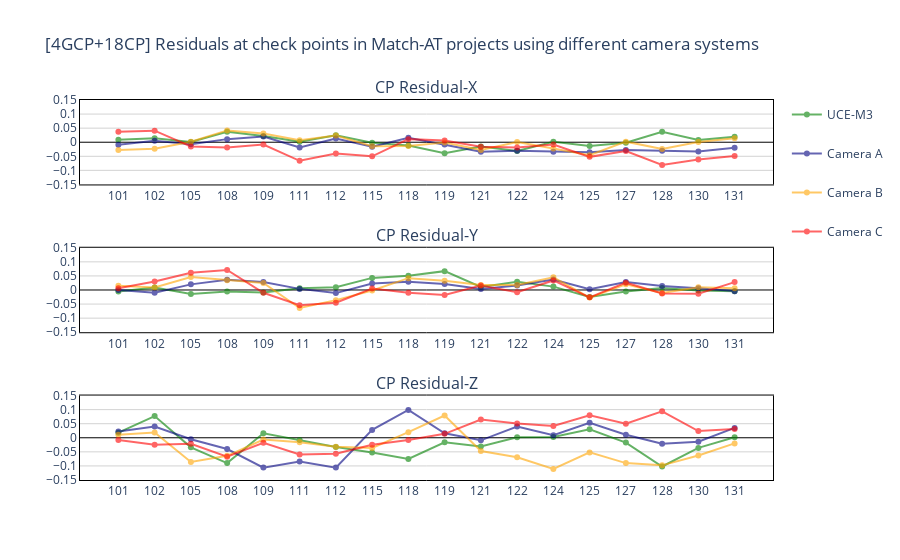

Write notebook code for a chart like this one.
### Code cell
"""[4GCP + 18 CP] Residual-SCATTERPLOT"""
prj_4gcp_list = [prj_4GCP_uce_m3, prj_4GCP_uce_4,
                 prj_4GCP_leica, prj_4GCP_igi]
camera_names = ["UCE-M3", "Camera A", "Camera B", "Camera C"] #A: UCE-4.1, B: DMC-4, C: UM-2
colors = ['green', 'navy', 'orange', 'red']

fig = make_subplots(rows=3, cols=1, subplot_titles=[
                    "CP Residual-X", "CP Residual-Y", "CP Residual-Z"])
for prj, color, name in zip(prj_4gcp_list, colors, camera_names):
    fig.append_trace(go.Scatter(
        name=name,
        x=[str(id) for id in prj.cp_id],
        y=prj.cp_residual[:, 0],
        marker_color=color,
        legendgroup=name
    ),
        row=1,
        col=1
    )
    fig.append_trace(go.Scatter(
        name=name,
        x=[str(id) for id in prj.cp_id],
        y=prj.cp_residual[:, 1],
        marker_color=color,
        showlegend=False,
        legendgroup=name
    ),
        row=2,
        col=1
    )
    fig.append_trace(go.Scatter(
        name=name,
        x=[str(id) for id in prj.cp_id],
        y=prj.cp_residual[:, 2],
        marker_color=color,
        showlegend=False,
        legendgroup=name
    ),
        row=3,
        col=1
    )

fig.update_traces(opacity=0.6)
fig.update_layout(
    title='[4GCP+18CP] Residuals at check points in Match-AT projects using different camera systems',
    plot_bgcolor='white',
    xaxis1={"zeroline": True, "showline": True,
            "linewidth": 1, "linecolor": "black", "mirror": True},
    yaxis1={"range": [-0.15, 0.15], "dtick": 0.05,
            "showgrid": True, "gridcolor": "lightgray",
            "zeroline": True, "zerolinecolor": 'black', "zerolinewidth": 1,
            "showline": True, "linewidth": 1, "linecolor": "black", "mirror": True},
    xaxis2={"zeroline": True, "showline": True,
            "linewidth": 1, "linecolor": "black", "mirror": True},
    yaxis2={"range": [-0.15, 0.15], "dtick": 0.05,
            "showgrid": True, "gridcolor": "lightgray",
            "zeroline": True, "zerolinecolor": 'black', "zerolinewidth": 1,
            "showline": True, "linewidth": 1, "linecolor": "black", "mirror": True},
    xaxis3={"zeroline": True, "showline": True,
            "linewidth": 1, "linecolor": "black", "mirror": True},
    yaxis3={"range": [-0.15, 0.15], "dtick": 0.05,
            "showgrid": True, "gridcolor": "lightgray",
            "zeroline": True, "zerolinecolor": 'black', "zerolinewidth": 1,
            "showline": True, "linewidth": 1, "linecolor": "black", "mirror": True},
    legend_tracegroupgap=20
)
fig.update_xaxes = {
    "dtick": 0.2,
    "showgrid": False,
    "zeroline": False
}
fig.show()
fig.write_html("./Results/4+18/CP_Residuals-4gcp+18cp_highweight.html")

### Figure 1 — Plotly figure (JSON) as saved in the notebook; plotly's stock layout.template omitted (floating-point values rounded to 4 significant figures)
{"data": [{"legendgroup": "UCE-M3", "marker": {"color": "green"}, "name": "UCE-M3", "opacity": 0.6, "type": "scatter", "x": ["101", "102", "105", "108", "109", "111", "112", "115", "118", "119", "121", "122", "124", "125", "127", "128", "130", "131"], "xaxis": "x", "y": [0.009, 0.014, 0.001, 0.037, 0.022, 0.002, 0.025, -0.002, -0.012, -0.039, -0.015, -0.031, 0.002, -0.013, -0.002, 0.037, 0.008, 0.019], "yaxis": "y"}, {"legendgroup": "UCE-M3", "marker": {"color": "green"}, "name": "UCE-M3", "opacity": 0.6, "showlegend": false, "type": "scatter", "x": ["101", "102", "105", "108", "109", "111", "112", "115", "118", "119", "121", "122", "124", "125", "127", "128", "130", "131"], "xaxis": "x2", "y": [-0.005, 0.009, -0.014, -0.005, -0.009, 0.006, 0.01, 0.043, 0.051, 0.067, 0.011, 0.029, 0.012, -0.025, -0.005, 0.007, -0.002, -0.004], "yaxis": "y2"}, {"legendgroup": "UCE-M3", "marker": {"color": "green"}, "name": "UCE-M3", "opacity": 0.6, "showlegend": false, "type": "scatter", "x": ["101", "102", "105", "108", "109", "111", "112", "115", "118", "119", "121", "122", "124", "125", "127", "128", "130", "131"], "xaxis": "x3", "y": [0.018, 0.077, -0.034, -0.09, 0.016, -0.008, -0.033, -0.052, -0.075, -0.016, -0.031, 0.002, 0.003, 0.03, -0.017, -0.102, -0.036, 0.002], "yaxis": "y3"}, {"legendgroup": "Camera A", "marker": {"color": "navy"}, "name": "Camera A", "opacity": 0.6, "type": "scatter", "x": ["101", "102", "105", "108", "109", "111", "112", "115", "118", "119", "121", "122", "124", "125", "127", "128", "130", "131"], "xaxis": "x", "y": [-0.009, 0.005, -0.007, 0.011, 0.02, -0.019, 0.013, -0.016, 0.016, -0.008, -0.034, -0.03, -0.034, -0.036, -0.028, -0.03, -0.033, -0.02], "yaxis": "y"}, {"legendgroup": "Camera A", "marker": {"color": "navy"}, "name": "Camera A", "opacity": 0.6, "showlegend": false, "type": "scatter", "x": ["101", "102", "105", "108", "109", "111", "112", "115", "118", "119", "121", "122", "124", "125", "127", "128", "130", "131"], "xaxis": "x2", "y": [0, -0.01, 0.02, 0.036, 0.028, 0.004, -0.011, 0.023, 0.029, 0.021, 0.004, 0.016, 0.037, 0.003, 0.028, 0.014, 0.006, -0.004], "yaxis": "y2"}, {"legendgroup": "Camera A", "marker": {"color": "navy"}, "name": "Camera A", "opacity": 0.6, "showlegend": false, "type": "scatter", "x": ["101", "102", "105", "108", "109", "111", "112", "115", "118", "119", "121", "122", "124", "125", "127", "128", "130", "131"], "xaxis": "x3", "y": [0.022, 0.04, -0.005, -0.04, -0.106, -0.084, -0.106, 0.028, 0.099, 0.016, -0.009, 0.04, 0.009, 0.053, 0.011, -0.021, -0.014, 0.035], "yaxis": "y3"}, {"legendgroup": "Camera B", "marker": {"color": "orange"}, "name": "Camera B", "opacity": 0.6, "type": "scatter", "x": ["101", "102", "105", "108", "109", "111", "112", "115", "118", "119", "121", "122", "124", "125", "127", "128", "130", "131"], "xaxis": "x", "y": [-0.028, -0.023, 0.002, 0.042, 0.031, 0.007, 0.024, -0.014, -0.013, -0.001, -0.028, 0.001, -0.022, -0.046, 0.002, -0.024, 0.001, 0.014], "yaxis": "y"}, {"legendgroup": "Camera B", "marker": {"color": "orange"}, "name": "Camera B", "opacity": 0.6, "showlegend": false, "type": "scatter", "x": ["101", "102", "105", "108", "109", "111", "112", "115", "118", "119", "121", "122", "124", "125", "127", "128", "130", "131"], "xaxis": "x2", "y": [0.015, 0.009, 0.046, 0.035, 0.025, -0.064, -0.036, -0.002, 0.042, 0.033, 0.018, 0.018, 0.045, -0.027, 0.02, -0.011, 0.01, 0.006], "yaxis": "y2"}, {"legendgroup": "Camera B", "marker": {"color": "orange"}, "name": "Camera B", "opacity": 0.6, "showlegend": false, "type": "scatter", "x": ["101", "102", "105", "108", "109", "111", "112", "115", "118", "119", "121", "122", "124", "125", "127", "128", "130", "131"], "xaxis": "x3", "y": [0.011, 0.019, -0.086, -0.064, -0.006, -0.016, -0.032, -0.036, 0.02, 0.079, -0.047, -0.069, -0.111, -0.052, -0.09, -0.098, -0.063, -0.02], "yaxis": "y3"}, {"legendgroup": "Camera C", "marker": {"color": "red"}, "name": "Camera C", "opacity": 0.6, "type": "scatter", "x": ["101", "102", "105", "108", "109", "111", "112", "115", "118", "119", "121", "122", "124", "125", "127", "128", "130", "131"], "xaxis": "x", "y": [0.037, 0.041, -0.015, -0.019, -0.008, -0.066, -0.04, -0.05, 0.011, 0.006, -0.016, -0.019, -0.008, -0.052, -0.031, -0.081, -0.061, -0.049], "yaxis": "y"}, {"legendgroup": "Camera C", "marker": {"color": "red"}, "name": "Camera C", "opacity": 0.6, "showlegend": false, "type": "scatter", "x": ["101", "102", "105", "108", "109", "111", "112", "115", "118", "119", "121", "122", "124", "125", "127", "128", "130", "131"], "xaxis": "x2", "y": [0.006, 0.03, 0.061, 0.071, -0.01, -0.054, -0.045, 0.005, -0.01, -0.018, 0.016, -0.008, 0.034, -0.026, 0.026, -0.012, -0.013, 0.028], "yaxis": "y2"}, {"legendgroup": "Camera C", "marker": {"color": "red"}, "name": "Camera C", "opacity": 0.6, "showlegend": false, "type": "scatter", "x": ["101", "102", "105", "108", "109", "111", "112", "115", "118", "119", "121", "122", "124", "125", "127", "128", "130", "131"], "xaxis": "x3", "y": [-0.008, -0.025, -0.021, -0.067, -0.018, -0.059, -0.057, -0.025, -0.008, 0.014, 0.065, 0.051, 0.042, 0.08, 0.05, 0.094, 0.024, 0.031], "yaxis": "y3"}], "layout": {"annotations": [{"font": {"size": 16}, "showarrow": false, "text": "CP Residual-X", "x": 0.5, "xanchor": "center", "xref": "paper", "y": 1, "yanchor": "bottom", "yref": "paper"}, {"font": {"size": 16}, "showarrow": false, "text": "CP Residual-Y", "x": 0.5, "xanchor": "center", "xref": "paper", "y": 0.6111, "yanchor": "bottom", "yref": "paper"}, {"font": {"size": 16}, "showarrow": false, "text": "CP Residual-Z", "x": 0.5, "xanchor": "center", "xref": "paper", "y": 0.2222, "yanchor": "bottom", "yref": "paper"}], "legend": {"tracegroupgap": 20}, "plot_bgcolor": "white", "title": {"text": "[4GCP+18CP] Residuals at check points in Match-AT projects using different camera systems"}, "xaxis": {"anchor": "y", "domain": [0, 1], "linecolor": "black", "linewidth": 1, "mirror": true, "showline": true, "zeroline": true}, "xaxis2": {"anchor": "y2", "domain": [0, 1], "linecolor": "black", "linewidth": 1, "mirror": true, "showline": true, "zeroline": true}, "xaxis3": {"anchor": "y3", "domain": [0, 1], "linecolor": "black", "linewidth": 1, "mirror": true, "showline": true, "zeroline": true}, "yaxis": {"anchor": "x", "domain": [0.7778, 1], "dtick": 0.05, "gridcolor": "lightgray", "linecolor": "black", "linewidth": 1, "mirror": true, "range": [-0.15, 0.15], "showgrid": true, "showline": true, "zeroline": true, "zerolinecolor": "black", "zerolinewidth": 1}, "yaxis2": {"anchor": "x2", "domain": [0.3889, 0.6111], "dtick": 0.05, "gridcolor": "lightgray", "linecolor": "black", "linewidth": 1, "mirror": true, "range": [-0.15, 0.15], "showgrid": true, "showline": true, "zeroline": true, "zerolinecolor": "black", "zerolinewidth": 1}, "yaxis3": {"anchor": "x3", "domain": [0, 0.2222], "dtick": 0.05, "gridcolor": "lightgray", "linecolor": "black", "linewidth": 1, "mirror": true, "range": [-0.15, 0.15], "showgrid": true, "showline": true, "zeroline": true, "zerolinecolor": "black", "zerolinewidth": 1}}}
